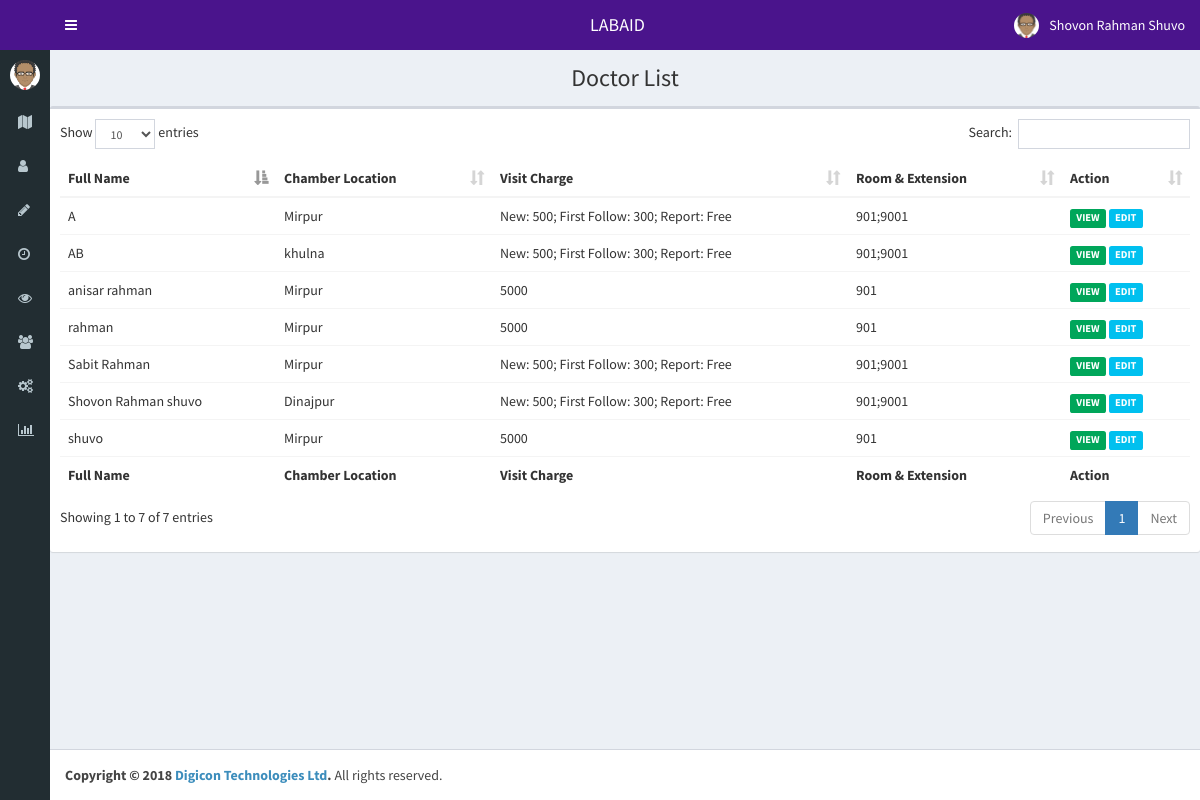
Page /user/doctor_profile.php (signed in) on the committed database.
### tables this page shows
CREATE TABLE `doctor_profile` (
  `id` int(11) NOT NULL AUTO_INCREMENT,
  `full_name` varchar(255) DEFAULT NULL,
  `employee_id` varchar(255) DEFAULT NULL,
  `doctor_id` varchar(255) DEFAULT NULL,
  `chamber_location` varchar(255) DEFAULT NULL,
  `chamber_address` longtext,
  `speciality` varchar(255) DEFAULT NULL,
  `department` varchar(255) DEFAULT NULL,
  `room_ext` longtext,
  `assistant_information` longtext,
  `type_of_doctor` varchar(255) DEFAULT NULL,
  `visit_charge` longtext,
  `doctors_degree` varchar(255) DEFAULT NULL,
  `short_description` longtext,
  `avg_load_patient` int(16) DEFAULT NULL,
  `avg_duration` int(16) DEFAULT NULL,
  `slot_serial` int(4) NOT NULL COMMENT 'slot = 1,serial = 2',
  `session_1` varchar(128) DEFAULT NULL,
  `session_2` varchar(128) DEFAULT NULL,
  `session_3` varchar(128) DEFAULT NULL,
  PRIMARY KEY (`id`)
);

### user/doctor_profile.php (the view, shortened to what this page needs)
<?php
 include ('../dbconfig.php');
?>
<!DOCTYPE html>
<html>
<head>
  <?php include('../header.php')?>
</head>
<body class="hold-transition skin-blue sidebar-mini sidebar-collapse">
<div class="wrapper">
  <?php include('../nav.php');?>
    <?php if(isset($_GET[id])){?>
      <div class="content-wrapper">
        <section class="content-header">
          <h1 class="text-center">
            Doctor List
          </h1>
        </section>
        <section class="content">
            <div class="row">
              <div class="box">
                <div class="box-body">
                </div>
              </div>
          </div>
        </section>
      </div>
    <?php }else{ ?>
      <div class="content-wrapper">
        <section class="content-header">
          <h1 class="text-center">
            Doctor List
          </h1>
        </section>
        <section class="content">
            <div class="row">
              <div class="box">
                <div class="box-body">
                    <table id="example1" class="table bordered">
                        <thead>
                            <tr>
                                <th>Full Name</th>
                                <th>Chamber Location</th>
                                <th>Visit Charge</th>
                                <th>Room & Extension</th>
                                <th>Action</th>
                            </tr>
                        </thead>
                        <?php
                            $doctor_list = $conn->prepare("SELECT * from doctor_profile");
                            $doctor_list ->execute();
                            $doctor_lists = $doctor_list ->fetchAll(PDO::FETCH_ASSOC);
                            foreach ($doctor_lists as $doctor):
                        ?>
                            <tr>
                                <td><?php echo $doctor['full_name']?></td>
                                <td><?php echo $doctor['chamber_location']?></td>
                                <td><?php echo $doctor['visit_charge']?></td>
                                <td><?php echo $doctor['room_ext']?></td>
                                <td>
                                    <a href=""> <label class="label label-success">VIEW</label></a>
                                    <a href=""> <label class="label label-info">EDIT</label></a>
                                </td>
                            </tr>
                        <?php endforeach; ?>
                        <tfoot>
                            <tr>
                                <th>Full Name</th>
                                <th>Chamber Location</th>
                                <th>Visit Charge</th>
                                <th>Room & Extension</th>
                                <th>Action</th>
                            </tr>
                        </tfoot>
                    </table>
                </div>
              </div>
          </div>
        </section>
      </div>
    <?php } ?>
  <?php include('../footer.php');?>

### header.php (style rules this page uses)
body { overflow-y: hidden !important; }

### rows in the picture
doctor_profile: full_name "A", chamber_location "Mirpur", visit_charge "New: 500; First Follow: 300; Report: Free", room_ext "901;9001"
doctor_profile: full_name "AB", chamber_location "khulna", visit_charge "New: 500; First Follow: 300; Report: Free", room_ext "901;9001"
doctor_profile: full_name "Shovon Rahman shuvo", chamber_location "Dinajpur", visit_charge "New: 500; First Follow: 300; Report: Free", room_ext "901;9001"
doctor_profile: full_name "Sabit Rahman", chamber_location "Mirpur", visit_charge "New: 500; First Follow: 300; Report: Free", room_ext "901;9001"
doctor_profile: full_name "shuvo", chamber_location "Mirpur", visit_charge "5000", room_ext "901"
doctor_profile: full_name "rahman", chamber_location "Mirpur", visit_charge "5000", room_ext "901"
doctor_profile: full_name "anisar rahman", chamber_location "Mirpur", visit_charge "5000", room_ext "901"

### other values in the picture
$_SESSION['full_name'] "Shovon Rahman Shuvo"
